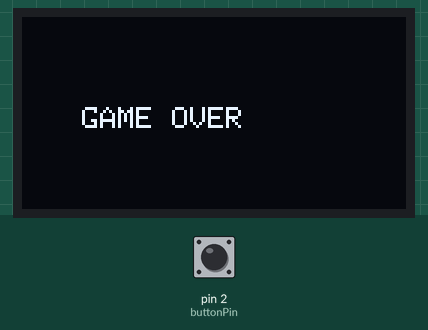
This sketch was run on a simulated Arduino Uno, built with avr-gcc and run on an emulated ATmega328P. On the bench: 128×64 one-colour display. Inputs (shaded band) come from the test bench; at power-on: pin 2 (buttonPin) HIGH.

Above: at 1.2 s.
1.3 s: pin 2 (buttonPin) pulled LOW for 3.2 s
At 3.53 s:
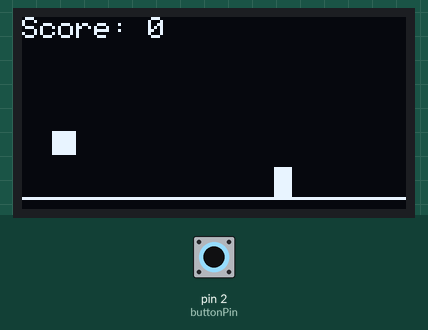
At 6.21 s:
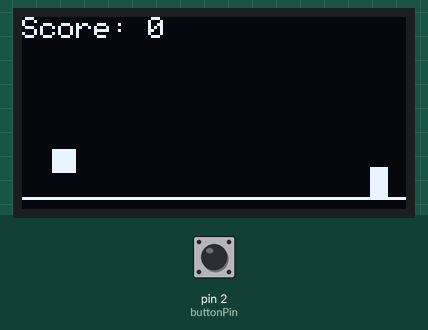
Timing chart, 0 to 7.7 s (numbered marks = the images above; inputs shaded):
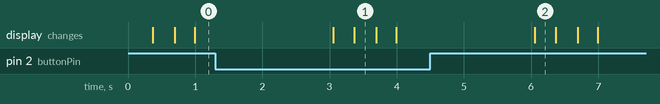

The sketch:

SEGUNDO_PUNTO_IDE_ARDUINO.ino
```cpp
#include <Wire.h>
#include <Adafruit_GFX.h>
#include <Adafruit_SSD1306.h>

#define SCREEN_WIDTH 128
#define SCREEN_HEIGHT 64
#define OLED_RESET    -1
Adafruit_SSD1306 display(SCREEN_WIDTH, SCREEN_HEIGHT, &Wire, OLED_RESET);

int playerY = 50;
int obstacleX = 120;
int score = 0;
const int buttonPin = 2; // Conecta un pulsador aquí para saltar

void setup() {
  pinMode(buttonPin, INPUT_PULLUP);
  if(!display.begin(SSD1306_SWITCHCAPVCC, 0x3C)) { // Dirección 0x3C es la común
    for(;;);
  }
  display.clearDisplay();
}

void loop() {
  display.clearDisplay();

  // Dibujar "Suelo"
  display.drawLine(0, 60, 128, 60, WHITE);

  // Leer botón para saltar
  if (digitalRead(buttonPin) == LOW && playerY == 50) {
    playerY = 20; // Salto
  }
  if (playerY < 50) playerY += 2; // Gravedad simple

  // Movimiento del obstáculo
  obstacleX -= 4;
  if (obstacleX < 0) {
    obstacleX = 120;
    score++;
  }

  // Dibujar Jugador y Obstáculo
  display.fillRect(10, playerY, 8, 8, WHITE);     // Jugador
  display.fillRect(obstacleX, 50, 6, 10, WHITE); // Obstáculo

  // Mostrar puntaje
  display.setCursor(0,0);
  display.setTextColor(WHITE);
  display.print("Score: "); display.print(score);

  // Colisión simple
  if (obstacleX < 18 && obstacleX > 2 && playerY > 40) {
    display.clearDisplay();
    display.setCursor(20, 30);
    display.print("GAME OVER");
    display.display();
    delay(2000);
    score = 0;
    obstacleX = 120;
  }

  display.display();
  delay(10);
}
```
